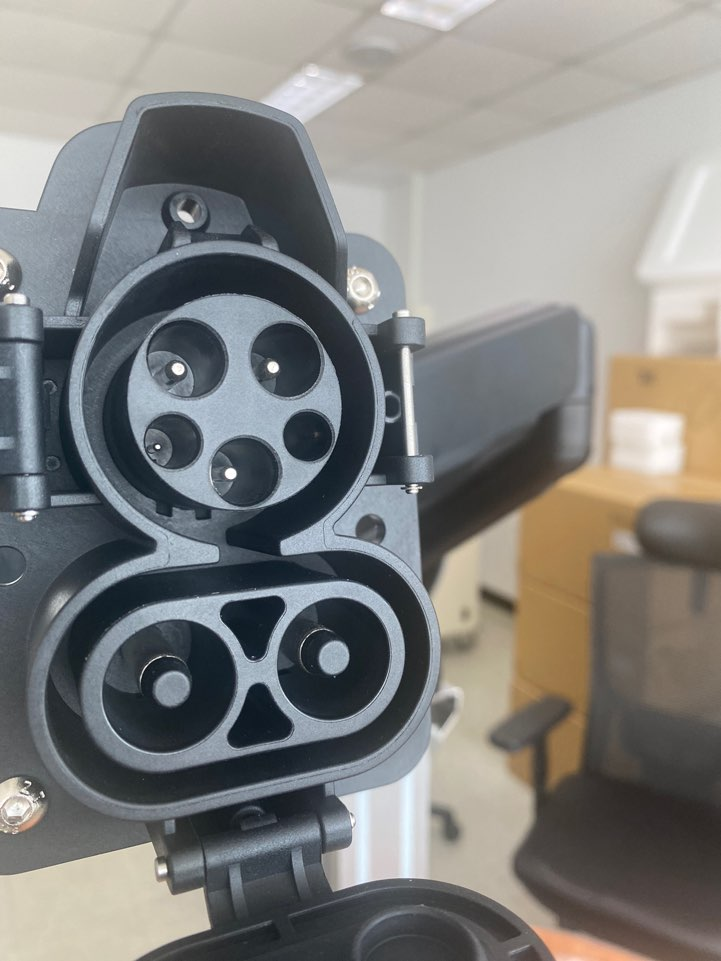
#> input picture KAIST/src/Images/11.jpg, 721 x 961 px, given as the content of the folder ./input, which was not available
$ python gamma_correction.py
#> lines starting #> are read from the running program, lines starting #| are printed output that depends on the picture; pictures that were not available may be replaced by others from this repository, and a replacement may not be noted
import cv2
import glob
import argparse
import numpy as np
from matplotlib import pyplot as plt
from scipy.linalg import fractional_matrix_power

def image_agcwd(img, a=0.25, truncated_cdf=False):
    h,w = img.shape[:2]
    hist,bins = np.histogram(img.flatten(),256,[0,256])
    cdf = hist.cumsum()
    cdf_normalized = cdf / cdf.max()
    prob_normalized = hist / hist.sum()

    unique_intensity = np.unique(img)
    intensity_max = unique_intensity.max()
    intensity_min = unique_intensity.min()
    prob_min = prob_normalized.min()
    prob_max = prob_normalized.max()

    pn_temp = (prob_normalized - prob_min) / (prob_max - prob_min)
    pn_temp[pn_temp>0] = prob_max * (pn_temp[pn_temp>0]**a)
    pn_temp[pn_temp<0] = prob_max * (-((-pn_temp[pn_temp<0])**a))
    prob_normalized_wd = pn_temp / pn_temp.sum() # normalize to [0,1]
    cdf_prob_normalized_wd = prob_normalized_wd.cumsum()

    if truncated_cdf:
        inverse_cdf = np.maximum(0.5,1 - cdf_prob_normalized_wd)
    else:
        inverse_cdf = 1 - cdf_prob_normalized_wd

    img_new = img.copy()
    for i in unique_intensity:
        img_new[img==i] = np.round(255 * (i / 255)**inverse_cdf[i])

    return img_new

def process_bright(img):
    img_negative = 255 - img
    agcwd = image_agcwd(img_negative, a=0.25, truncated_cdf=False)
    reversed = 255 - agcwd
    return reversed

def process_dimmed(img):
    agcwd = image_agcwd(img, a=0.75, truncated_cdf=True)
    return agcwd

def main():
    parser = argparse.ArgumentParser(description='IAGCWD')
    parser.add_argument('--input', dest='input_dir', default='./input/', type=str, \
                        help='Input directory for image(s)')
    parser.add_argument('--output', dest='output_dir', default='./output/', type=str, \
                        help='Output directory for image(s)')
    args = parser.parse_args()

    img_paths = glob.glob(args.input_dir+'*')
    for path in img_paths:
        img = cv2.imread(path, 1)
#> img is the input picture: shape (961, 721, 3); mean B, G, R 126.7, 129, 129.1
        name = path.split('\\')[-1].split('.')[0]

        # Extract intensity component of the image
        YCrCb = cv2.cvtColor(img, cv2.COLOR_BGR2YCrCb)
#> YCrCb: shape (961, 721, 3); mean of channels 0, 1, 2 128.7, 128.3, 126.9
        Y = YCrCb[:,:,0]
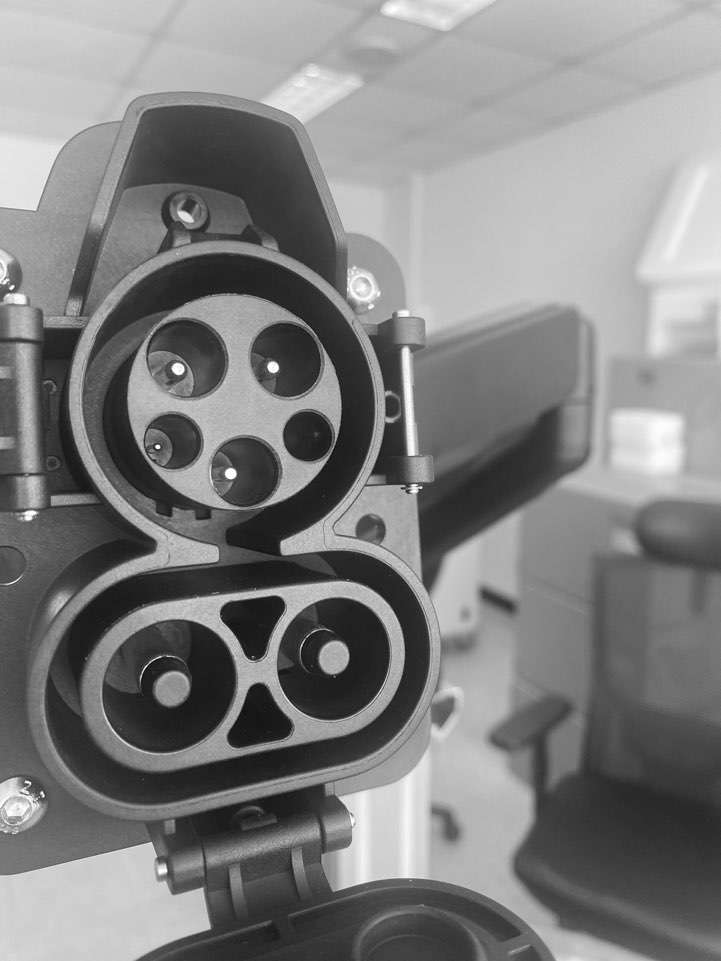
#> Y: shape (961, 721); min 10, max 255, mean 128.7
        # Determine whether image is bright or dimmed
        threshold = 0.3
        exp_in = 112 # Expected global average intensity
        M,N = img.shape[:2]
#> M = 961; N = 721
        mean_in = np.sum(Y/(M*N))
#> mean_in = 128.7
        t = (mean_in - exp_in)/ exp_in
#> t = 0.15

        # Process image for gamma correction
        img_output = None
        if t < -threshold: # Dimmed Image
            print (name + ": Dimmed")
            result = process_dimmed(Y)
            YCrCb[:,:,0] = result
            img_output = cv2.cvtColor(YCrCb,cv2.COLOR_YCrCb2BGR)
        elif t > threshold:
            print (name + ": Bright Image") # Bright Image
            result = process_bright(Y)
            YCrCb[:,:,0] = result
            img_output = cv2.cvtColor(YCrCb,cv2.COLOR_YCrCb2BGR)
        else:
            img_output = img

        cv2.imwrite(args.output_dir+name+'.jpg', img_output)

if __name__ == '__main__':
    main()

$ run again, on KAIST/src/Images/12.jpg
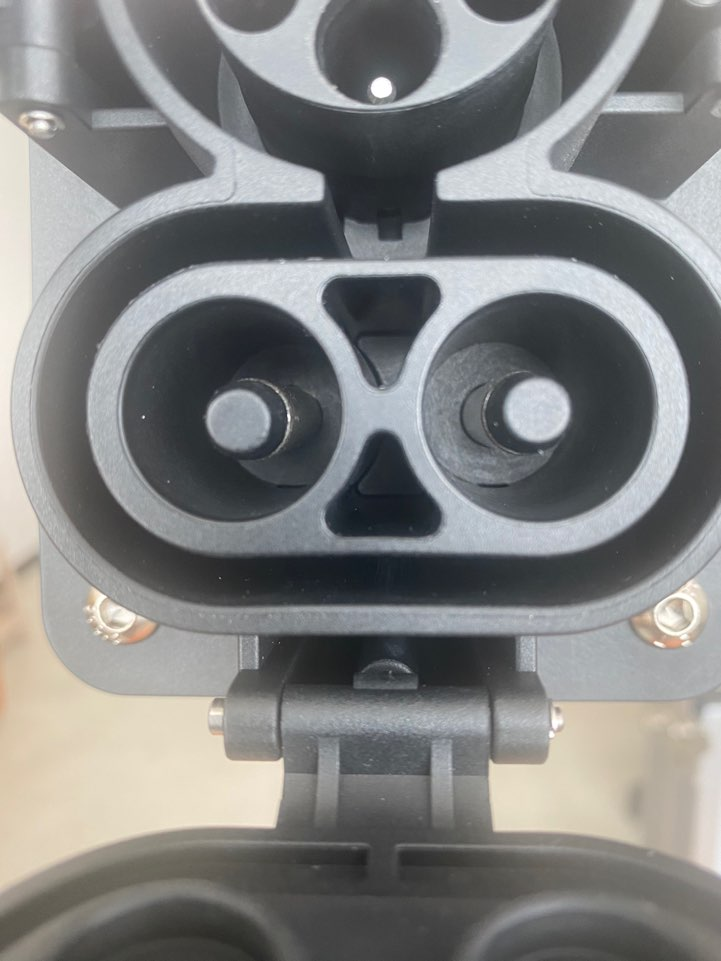
#> input picture KAIST/src/Images/12.jpg, 721 x 961 px, given as the content of the folder ./input, which was not available
#> in main, img is the input picture: shape (961, 721, 3); mean B, G, R 128.3, 129.1, 128.4
#> YCrCb: shape (961, 721, 3); mean of channels 0, 1, 2 128.9, 127.7, 127.7
#> in main, `Y = YCrCb[:,:,0]`:
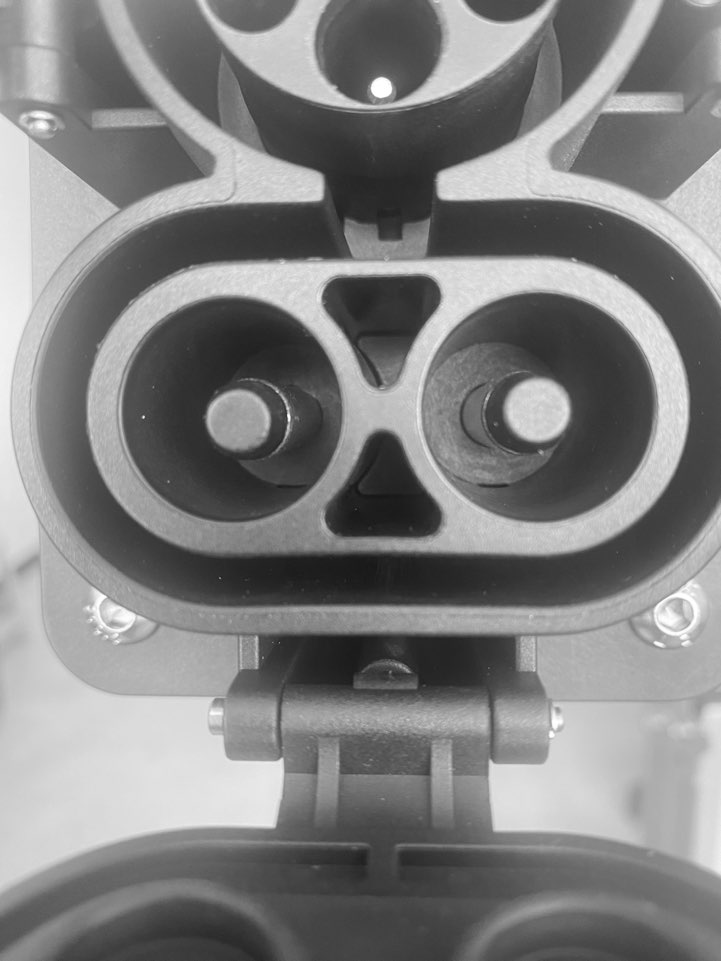
#> Y: shape (961, 721); min 21, max 255, mean 128.9
#> mean_in = 128.9
#> t = 0.151

$ run again, on KAIST/src/Images/13.jpg
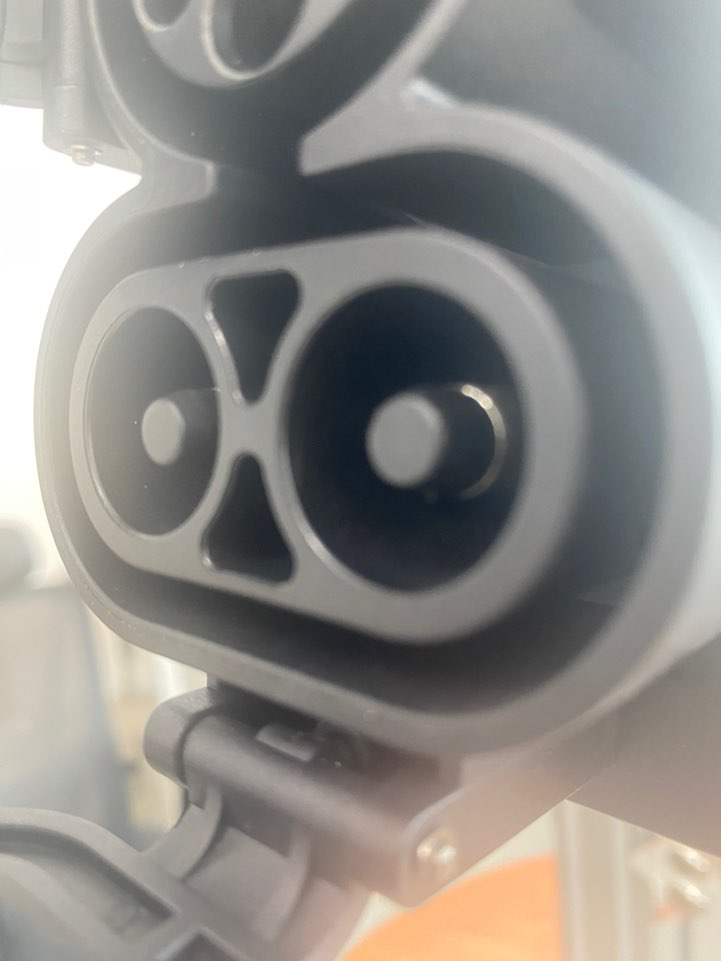
#> input picture KAIST/src/Images/13.jpg, 721 x 961 px, given as the content of the folder ./input, which was not available
#> in main, img is the input picture: shape (961, 721, 3); mean B, G, R 136.4, 140.9, 143.4
#> YCrCb: shape (961, 721, 3); mean of channels 0, 1, 2 141.1, 129.6, 125.3
#> in main, `Y = YCrCb[:,:,0]`:
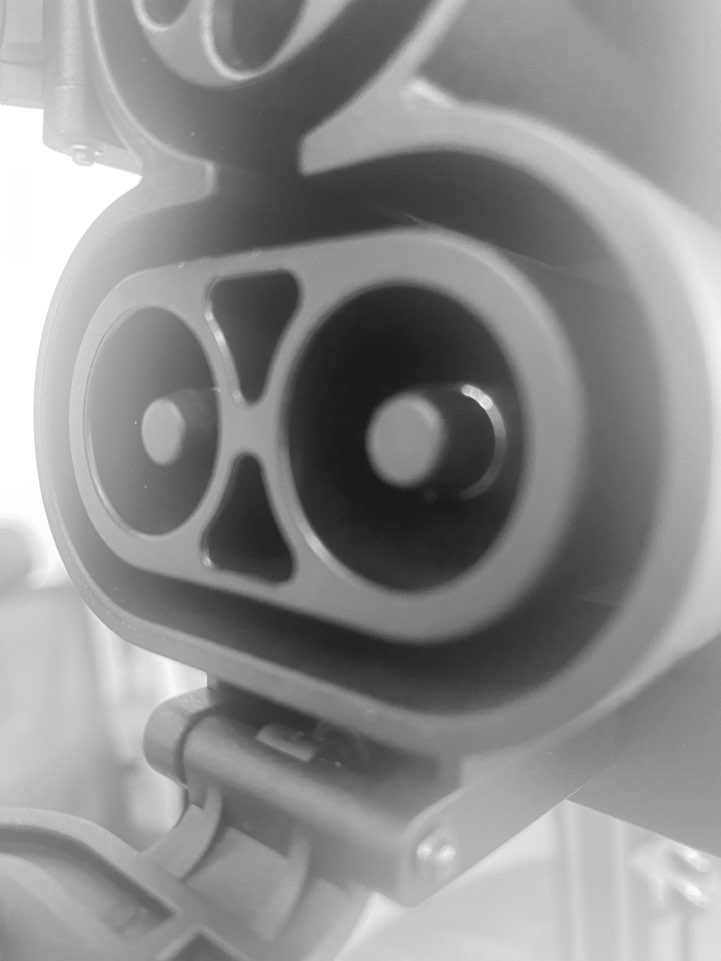
#> Y: shape (961, 721); min 23, max 255, mean 141.1
#> mean_in = 141.1
#> t = 0.26
